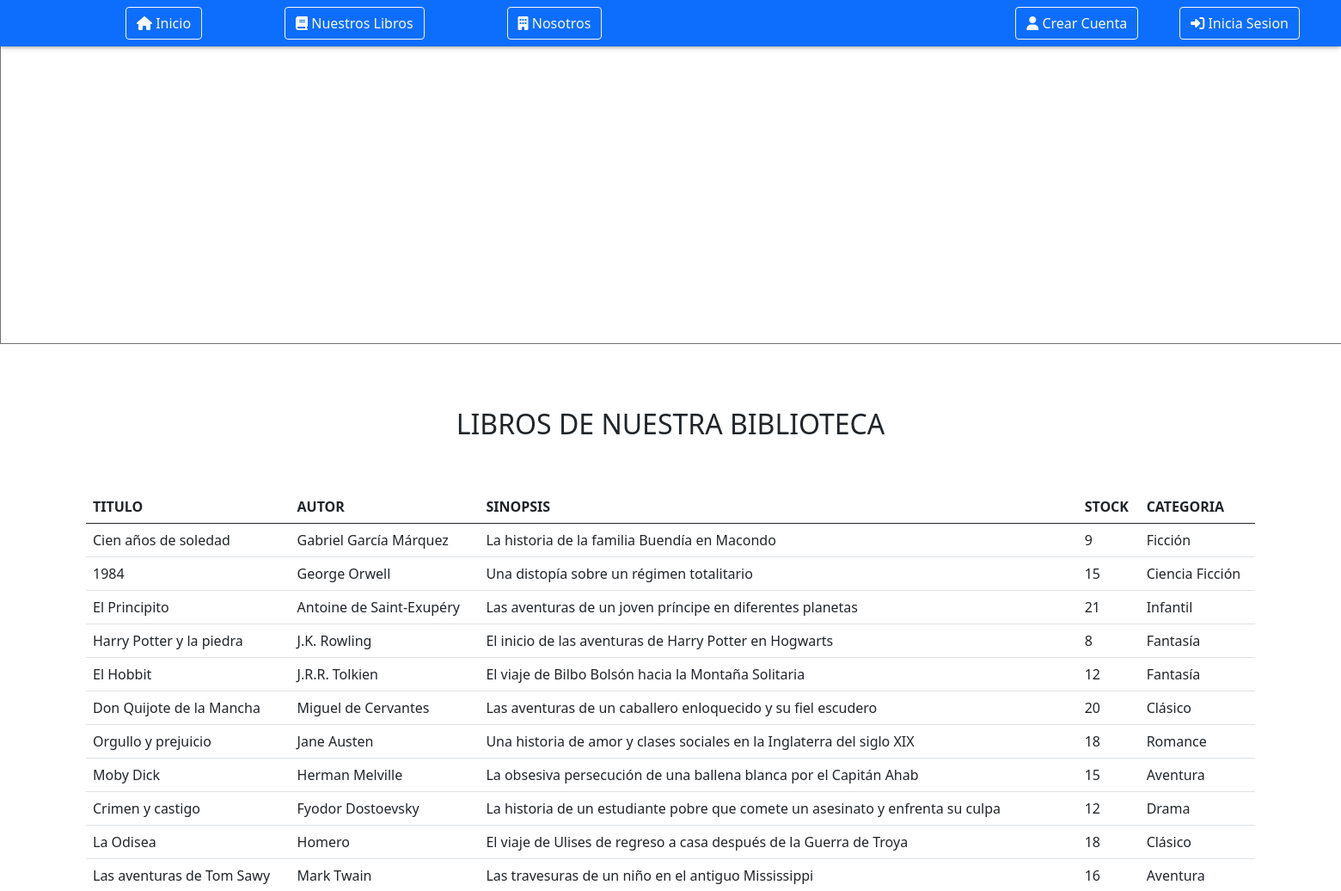
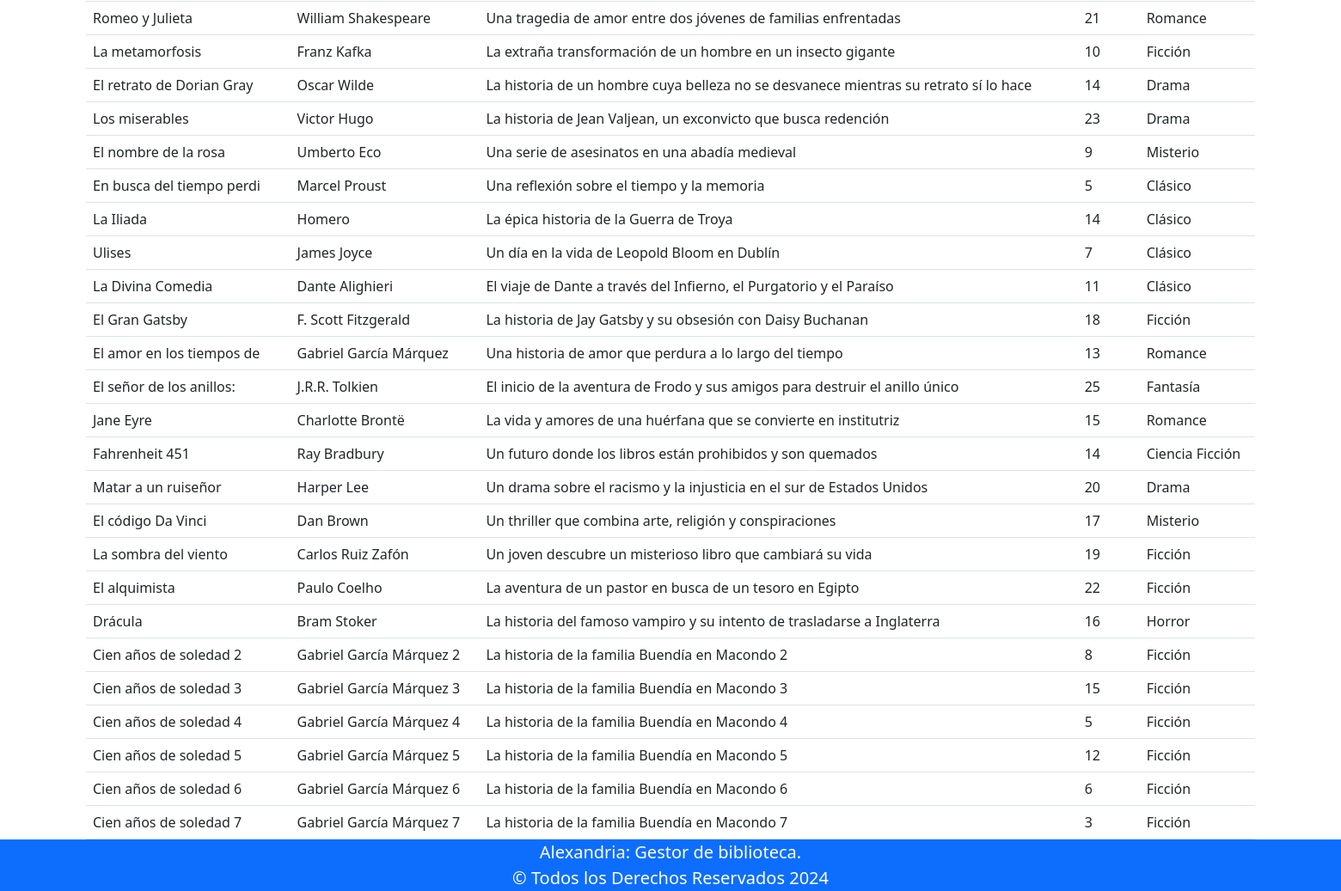
The page /NoUser/LibrosNoUser.php on the database its author committed (2 pictures, top to bottom).
### tables this page shows
CREATE TABLE `libro` (
  `id_libro` int(11) NOT NULL,
  `titulo` varchar(25) NOT NULL,
  `autor` varchar(30) NOT NULL,
  `sinopsis` varchar(100) DEFAULT NULL,
  `stock` int(11) NOT NULL,
  `categoria` varchar(20) NOT NULL,
  `estado` varchar(10) DEFAULT 'activo'
);

### NoUser/ListarTablaLibroNoUser.php (the view)
<?php
try {
    require("../ConfiguracionBD/ConexionBDPDO.php");
    $mostra_tabla = "SELECT titulo, autor, sinopsis, stock, categoria FROM libro";
    $resultado = $conexion->prepare($mostra_tabla);
    $resultado->execute();
    $tablas = $resultado->fetchAll(PDO::FETCH_ASSOC);
    echo '<br><div style="text-align: center; margin: 50px; width:100%;"><h2>LIBROS DE NUESTRA BIBLIOTECA</h2></div>';
    echo'<table class="table table-hover" style="margin:0 100px;">';
    echo'<thead><tr>';
    echo'<th>TITULO</th><th>AUTOR</th><th>SINOPSIS</th><th>STOCK</th><th>CATEGORIA</th>';
    echo'</tr></thead>';
    echo '<tbody>';
    if ($tablas) {
        foreach ($tablas as $tabla) {
        echo '<tr>';
        echo '<td>' . htmlspecialchars($tabla['titulo']) . '</td>';
        echo '<td>' . htmlspecialchars($tabla['autor']) . '</td>';
        echo '<td>' . htmlspecialchars($tabla['sinopsis']) . '</td>';
        echo '<td>' . htmlspecialchars($tabla['stock']) . '</td>';
        echo '<td>' . htmlspecialchars($tabla['categoria']) . '</td>';
        echo '</tr>';
    }
    }else {
        echo '<tr>';
        echo '<td colspan="5">No hay datos disponibles.</td>';
        echo '</tr>';
    }
        echo '</tbody></table>';
} catch (PDOException $e) {
    echo "Error al listar alguna de las tablas<br/>" . $e->getMessage();
}
?>

### NoUser/LibrosNoUser.php (shortened to what this page needs)
<html>
    <head>
        <link href="https://cdn.jsdelivr.net/npm/bootstrap@5.0.2/dist/css/bootstrap.min.css"
              rel="stylesheet">
        <link rel="stylesheet" href="../estilos.css">
    </head>
    <body>
        <header>
            <?php include('EncabezadoNoUser.php'); ?>
        </header>
        <main>
            <?php
            include('../Carrusel.php');
            include('ListarTablaLibroNoUser.php');?>
        </main>
        <footer>
            <?php include('../Pie.php'); ?>
        </footer>
    </body>
</html>

### NoUser/EncabezadoNoUser.php (shortened to what this page needs)
<!doctype html>
<html lang="es">
    <head>
    </head>
    <body>
        <nav class="navbar navbar-expand-lg navbar-dark bg-primary itemsNavEncabezado">
            <div class="collapse navbar-collapse divNavEncabezado">
                <ul class="navbar-nav">
                    <div class="collapse navbar-collapse">
                        <ul class="navbar-nav ms-sm-5 me-5">
                            <li class="nav-item active ms-sm-5 me-5">
                                <a class="btn btn-outline-light"
                                   href="../NoUser/IndexNoUser.php" ><i class="fa-solid fa-house"></i> Inicio</a>
                            </li>
                            <li class="nav-item active ms-sm-5 me-5">
                                <a class="btn btn-outline-light"
                                   href="../NoUser/LibrosNoUser.php" ><i class="fa-solid fa-book"></i> Nuestros Libros</a>
                            </li>
                            <li class="nav-item active ms-sm-5 me-5">
                                <a class="btn btn-outline-light"
                                   href="../NoUser/Nosotros.php" ><i class="fa-solid fa-building"></i> Nosotros</a>
                            </li>
                        </ul>
                    </div>
                </ul>
            </div>
            <div class="dropdown">
                <ul class="navbar-nav">
                    <li class="nav-item active me-5">
                        <a class="btn btn-outline-light"
                           href="../Acceso/CrearCuenta.php" ><i class="fa-solid fa-user"></i> Crear Cuenta</a>
                    </li>
                    <li class="nav-item active me-5">
                        <a class="btn btn-outline-light"
                           href="../Acceso/Login.php" ><i class="fa-solid fa-right-to-bracket"></i> Inicia Sesion</a>
                    </li>
                </ul>
            </div>
        </nav>
    </body>
</html>

### Carrusel.php (shortened to what this page needs)
<html>
    <head>
    </head>
    <body>
    <center>
        <div id="carouselExampleCaptions" class="carousel slide widthCarrusel" data-bs-ride="carousel" data-bs-interval="4000">
            <div class="carousel-indicators">
                <button type="button" data-bs-target="#carouselExampleCaptions" data-bs-slide-to="0" class="active"></button>
                <button type="button" data-bs-target="#carouselExampleCaptions" data-bs-slide-to="1"></button>
                <button type="button" data-bs-target="#carouselExampleCaptions" data-bs-slide-to="2"></button>
            </div>
            <div class="carousel-inner">
                <div class="carousel-item active c-item">
                    <img src="https://s1.1zoom.me/big3/793/Library_Book_532388_1920x1080.jpg" class="d-block w-100 c-img" alt="...">
                    <div class="carousel-caption d-none d-md-block">
                        <h1>ALEJANDRIA</h1>
                        <p>Gestor de biblioteca</p>
                    </div>
                </div>
            </div>
            <button class="carousel-control-prev" type="button" data-bs-target="#carouselExampleCaptions" data-bs-slide="prev">
                <span class="carousel-control-prev-icon" aria-hidden="true"></span>
            </button>
        </div>
    </center>
    </body>
</html>

### Pie.php (shortened to what this page needs)
<html>
    <head>
    </head>
    <body>
        <blockquote class="blockquote text-center mx-auto bg-primary">
            <p class="mb-0" style="color: white;">Alexandria: Gestor de biblioteca.<br>© Todos los Derechos Reservados 2024</p>
        </blockquote>
    </body>
</html>

### estilos.css (style rules this page uses)
header { background: #fff; position: fixed; top: 0; left: 0; width: 100%; z-index: 999; box-shadow: 0px 0px 6px 0px rgba(0, 0, 0, 0.5); }
main { margin: 0; padding: 0; display: flex; min-leight: 100vh; flex-wrap: wrap; }
.itemsNavEncabezado { border: none; font-size: 20px; }
.divNavEncabezado { padding-left: 50px; }
.widthCarrusel { width: 1903px; }
.c-item { height: 400px; }
.c-img { height: 100%; object-fit: cover; filter: brightness(0.6); }
footer { width: 100%; height: 50px; background-color: #333; text-align: center; }

### rows shown on the page
libro: titulo "Cien años de soledad", autor "Gabriel García Márquez", sinopsis "La historia de la familia Buendía en Macondo", stock "9", categoria "Ficción"
libro: titulo "1984", autor "George Orwell", sinopsis "Una distopía sobre un régimen totalitario", stock "15", categoria "Ciencia Ficción"
libro: titulo "El Principito", autor "Antoine de Saint-Exupéry", sinopsis "Las aventuras de un joven príncipe en diferentes planetas", stock "21", categoria "Infantil"
libro: titulo "Harry Potter y la piedra", autor "J.K. Rowling", sinopsis "El inicio de las aventuras de Harry Potter en Hogwarts", stock "8", categoria "Fantasía"
libro: titulo "El Hobbit", autor "J.R.R. Tolkien", sinopsis "El viaje de Bilbo Bolsón hacia la Montaña Solitaria", stock "12", categoria "Fantasía"
libro: titulo "Don Quijote de la Mancha", autor "Miguel de Cervantes", sinopsis "Las aventuras de un caballero enloquecido y su fiel escudero", stock "20", categoria "Clásico"
libro: titulo "Orgullo y prejuicio", autor "Jane Austen", sinopsis "Una historia de amor y clases sociales en la Inglaterra del siglo XIX", stock "18", categoria "Romance"
libro: titulo "Moby Dick", autor "Herman Melville", sinopsis "La obsesiva persecución de una ballena blanca por el Capitán Ahab", stock "15", categoria "Aventura"
libro: titulo "Crimen y castigo", autor "Fyodor Dostoevsky", sinopsis "La historia de un estudiante pobre que comete un asesinato y enfrenta su culpa", stock "12", categoria "Drama"
libro: titulo "La Odisea", autor "Homero", sinopsis "El viaje de Ulises de regreso a casa después de la Guerra de Troya", stock "18", categoria "Clásico"
libro: titulo "Las aventuras de Tom Sawy", autor "Mark Twain", sinopsis "Las travesuras de un niño en el antiguo Mississippi", stock "16", categoria "Aventura"
libro: titulo "Romeo y Julieta", autor "William Shakespeare", sinopsis "Una tragedia de amor entre dos jóvenes de familias enfrentadas", stock "21", categoria "Romance"
libro: titulo "La metamorfosis", autor "Franz Kafka", sinopsis "La extraña transformación de un hombre en un insecto gigante", stock "10", categoria "Ficción"
libro: titulo "El retrato de Dorian Gray", autor "Oscar Wilde", sinopsis "La historia de un hombre cuya belleza no se desvanece mientras su retrato sí lo hace", stock "14", categoria "Drama"
libro: titulo "Los miserables", autor "Victor Hugo", sinopsis "La historia de Jean Valjean, un exconvicto que busca redención", stock "23", categoria "Drama"
libro: titulo "El nombre de la rosa", autor "Umberto Eco", sinopsis "Una serie de asesinatos en una abadía medieval", stock "9", categoria "Misterio"
libro: titulo "En busca del tiempo perdi", autor "Marcel Proust", sinopsis "Una reflexión sobre el tiempo y la memoria", stock "5", categoria "Clásico"
libro: titulo "La Iliada", autor "Homero", sinopsis "La épica historia de la Guerra de Troya", stock "14", categoria "Clásico"
libro: titulo "Ulises", autor "James Joyce", sinopsis "Un día en la vida de Leopold Bloom en Dublín", stock "7", categoria "Clásico"
libro: titulo "La Divina Comedia", autor "Dante Alighieri", sinopsis "El viaje de Dante a través del Infierno, el Purgatorio y el Paraíso", stock "11", categoria "Clásico"
libro: titulo "El Gran Gatsby", autor "F. Scott Fitzgerald", sinopsis "La historia de Jay Gatsby y su obsesión con Daisy Buchanan", stock "18", categoria "Ficción"
libro: titulo "El amor en los tiempos de", autor "Gabriel García Márquez", sinopsis "Una historia de amor que perdura a lo largo del tiempo", stock "13", categoria "Romance"
libro: titulo "El señor de los anillos:", autor "J.R.R. Tolkien", sinopsis "El inicio de la aventura de Frodo y sus amigos para destruir el anillo único", stock "25", categoria "Fantasía"
libro: titulo "Jane Eyre", autor "Charlotte Brontë", sinopsis "La vida y amores de una huérfana que se convierte en institutriz", stock "15", categoria "Romance"
libro: titulo "Fahrenheit 451", autor "Ray Bradbury", sinopsis "Un futuro donde los libros están prohibidos y son quemados", stock "14", categoria "Ciencia Ficción"
libro: titulo "Matar a un ruiseñor", autor "Harper Lee", sinopsis "Un drama sobre el racismo y la injusticia en el sur de Estados Unidos", stock "20", categoria "Drama"
libro: titulo "El código Da Vinci", autor "Dan Brown", sinopsis "Un thriller que combina arte, religión y conspiraciones", stock "17", categoria "Misterio"
libro: titulo "La sombra del viento", autor "Carlos Ruiz Zafón", sinopsis "Un joven descubre un misterioso libro que cambiará su vida", stock "19", categoria "Ficción"
libro: titulo "El alquimista", autor "Paulo Coelho", sinopsis "La aventura de un pastor en busca de un tesoro en Egipto", stock "22", categoria "Ficción"
libro: titulo "Drácula", autor "Bram Stoker", sinopsis "La historia del famoso vampiro y su intento de trasladarse a Inglaterra", stock "16", categoria "Horror"
libro: titulo "Cien años de soledad 2", autor "Gabriel García Márquez 2", sinopsis "La historia de la familia Buendía en Macondo 2", stock "8", categoria "Ficción"
libro: titulo "Cien años de soledad 3", autor "Gabriel García Márquez 3", sinopsis "La historia de la familia Buendía en Macondo 3", stock "15", categoria "Ficción"
libro: titulo "Cien años de soledad 4", autor "Gabriel García Márquez 4", sinopsis "La historia de la familia Buendía en Macondo 4", stock "5", categoria "Ficción"
libro: titulo "Cien años de soledad 5", autor "Gabriel García Márquez 5", sinopsis "La historia de la familia Buendía en Macondo 5", stock "12", categoria "Ficción"
libro: titulo "Cien años de soledad 6", autor "Gabriel García Márquez 6", sinopsis "La historia de la familia Buendía en Macondo 6", stock "6", categoria "Ficción"
libro: titulo "Cien años de soledad 7", autor "Gabriel García Márquez 7", sinopsis "La historia de la familia Buendía en Macondo 7", stock "3", categoria "Ficción"
